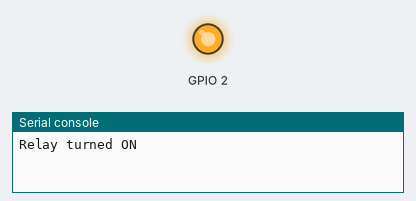
This program was run on a simulated ESP32 board running MicroPython. Shown: output pins drawn as LEDs (lit = HIGH), the last lines printed to the serial console.

Above: at 1.0 s.
At 3.0 s:
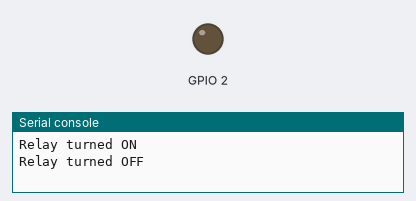
Timing chart, 0 to 5.2 s (numbered marks = the images above):
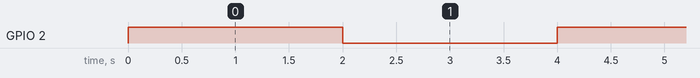

Measured:
- by itself, GPIO 2: alternates HIGH for 2.0 s and LOW for 2.0 s

The program:

main.py
```python
from machine import Pin
import time

# Define the pin
relay_pin = Pin(02, Pin.OUT)

# relay ON
def relay_on():
    relay_pin.value(1)
    print("Relay turned ON")

# relay OFF
def relay_off():
    relay_pin.value(0)
    print("Relay turned OFF")


while True:

    relay_on()
    time.sleep(2)  # Wait for 2 seconds

    relay_off()
    time.sleep(2)  # Wait for 2 seconds
        
```
